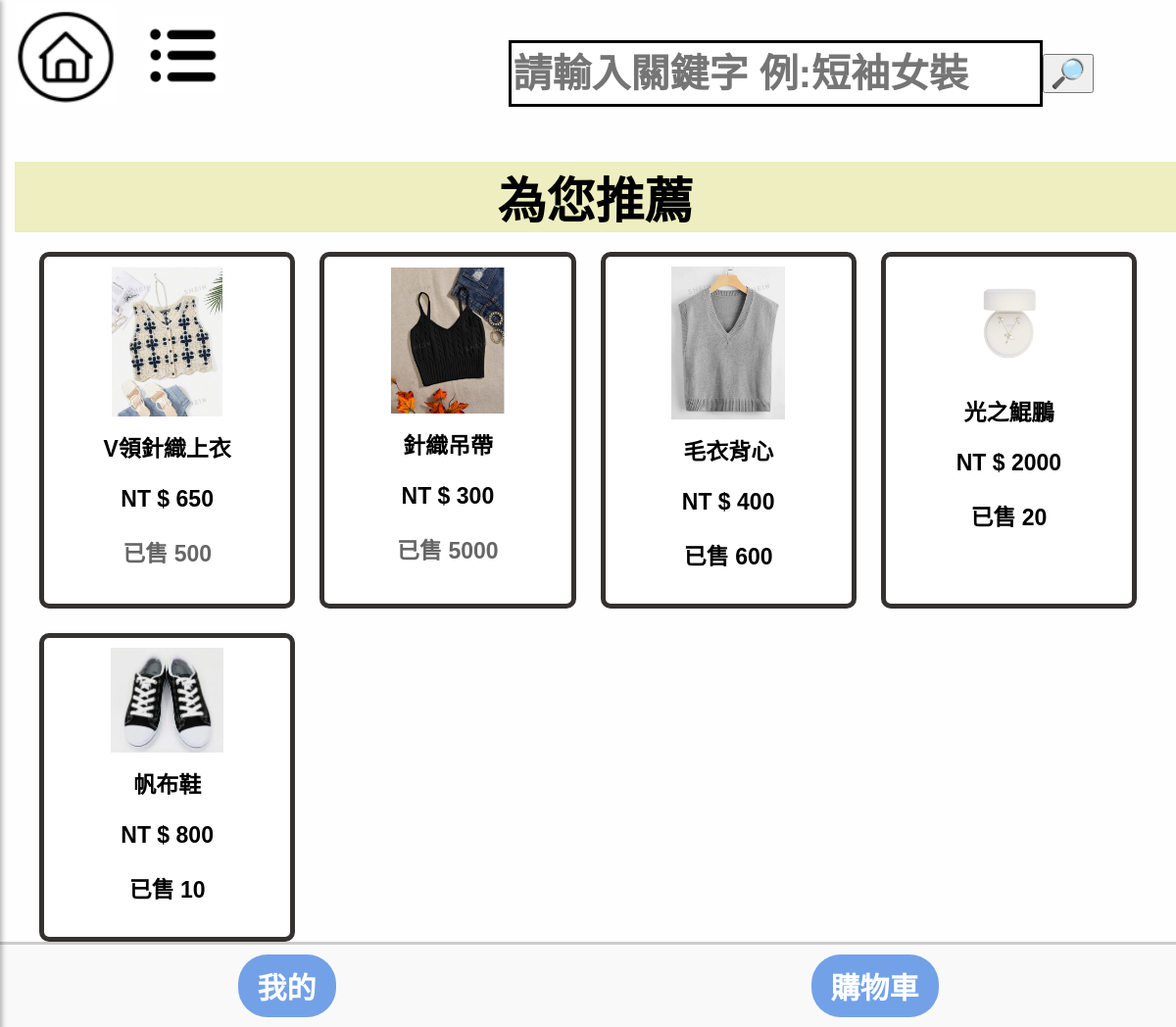
The app's page /, older data.
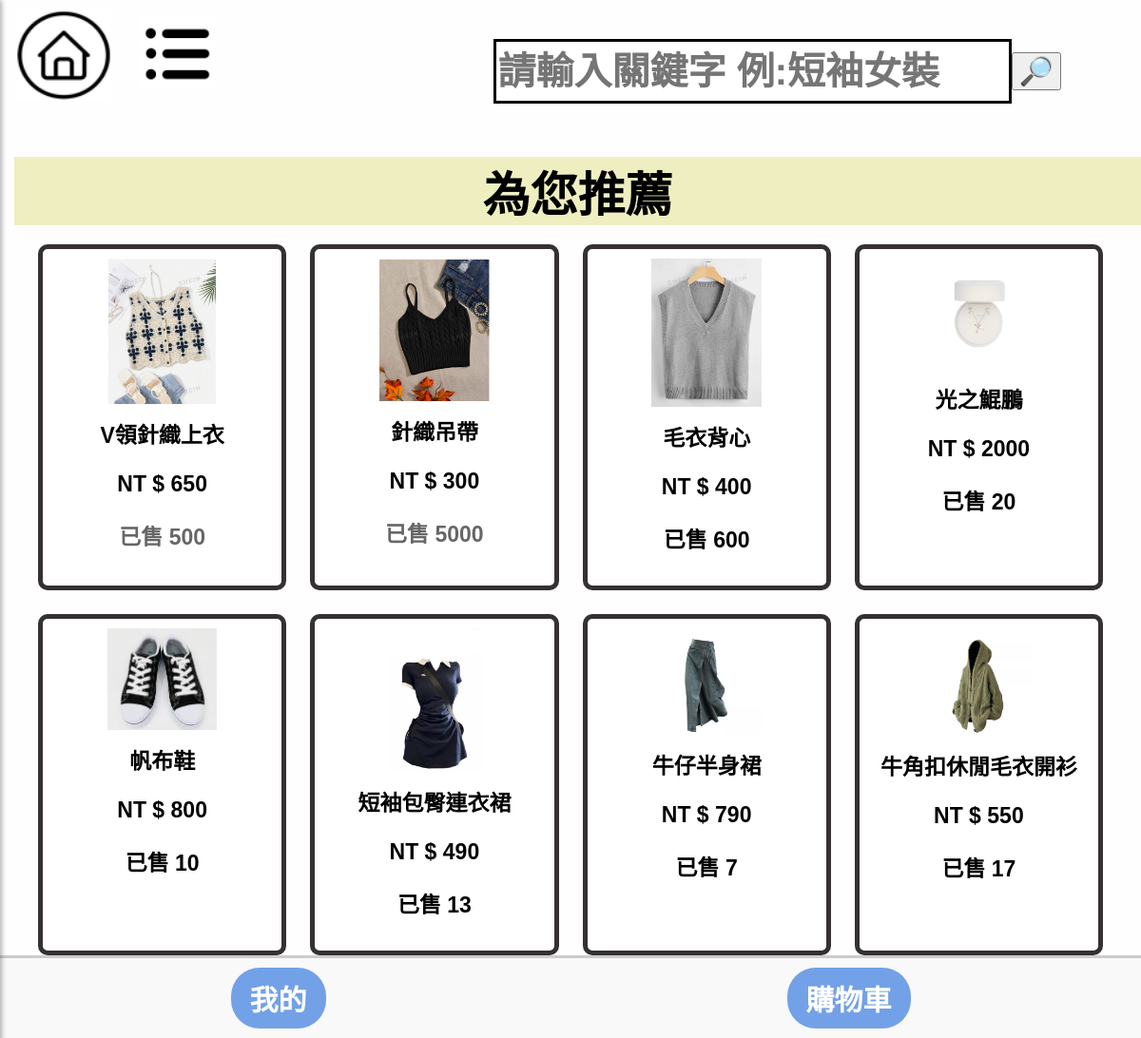
The same page, newer data.
### mysite/models.py (models this page shows, shortened)
class Product(models.Model):
    name = models.CharField(max_length=100)
    image = models.ImageField(upload_to='product_images/', default='default.jpg')  # 定義默認值
    price = models.CharField(max_length=20,default='0')
    color = models.CharField(max_length=20,default='商品顏色')
    description = models.TextField()
    quantity = models.IntegerField(default=0)
    category = models.CharField(max_length=10,default="man")

### mysite/views.py (the view)
# urls.py: 2. Add a URL to urlpatterns:  path('', views.home, name='home')
def home(request):
    items = Product.objects.all()
    return render(request, 'home.html', {'items': items})

### templates/home.html (shortened to what this page needs)
{% load static %}
<!DOCTYPE html>
<html lang="zh-Hant">
<head>
    <link rel="stylesheet" href="{% static 'css/main.css' %}">
</head>
<body>
    <div class="top">
        <div class="icon-box">
            <a href="{% url 'home' %}">
            <img id="house" src="{% static 'images/house.png' %}" alt="">
            </a>
            <img id="list-p" src="{% static 'images/list-p.png' %}" alt="">
        </div>
        <form method="POST" action="/search/">
            <div class="search-box">
                <input type="text" id="q" name="q" placeholder="請輸入關鍵字 例:短袖女裝">
                <button type="submit" style="font-family:微軟正黑體;font-weight:bolder;font-size:22pt;">&#x1F50E;</button>
            </div>
        </form>
    </div>
    {% block content %}
    <div class="product">
        <p id="foryou">為您推薦</p>
        <div class="fyp">
            {% for item in items %}
                {% if forloop.counter <= 8 %}
                    <div class="fyp-b">
                        {% if item.image %}
                            <img id="fyp-p" src="{{ item.image.url }}" alt="{{ item.name }}">
                        {% else %}
                            <p>No image available</p>
                        {% endif %}
                        <div class="fyp-1t">
                            <a href='/product/{{ item.id }}'>{{ item.name }}</a>
                            <p>NT $ {{ item.price }}</p>
                            <p id="sell{{ forloop.counter }}">已售 {{ item.quantity }}</p>
                        </div>
                    </div>
                {% endif %}
            {% endfor %}
        </div>
    </div>
    {% endblock %}
    <div class="list">
        <a href="{% url 'profile' %}"><button id="profile">我的</button></a>
        <a href="{% url 'shopcar' %}"><button id="car">購物車</button></a>
    </div>
</body>
</html>

### static/css/main.css (style rules this page uses)
body { font-family: '微軟正黑體', Arial, sans-serif; margin: 0; padding: 0; background-color: #fffefe; }
.top { display: flex; justify-content: space-between; align-items: center; margin-bottom: 20px; }
.icon-box { height: 80px; display: flex; align-items: center; }
#house { margin-left: 15%; height: 100px; width: 100px; margin-right: 10px; }
#list-p { margin-left: 20%; width: 80px; height: 80px; margin-top: -5px; }
.search-box { display: flex; align-items: center; position: relative; width: 60%; height: 80px; margin-top: 35px; }
#q { height: 60px; width: 800px; font-size: 40px; font-weight: bolder; border: 3px solid black; margin-left: 35%; }
#foryou { font-size: 50px; background-color: rgb(238, 238, 192); text-align: center; font-weight: bolder; margin-left: 15px; margin-bottom: 20px; }
.fyp { display: grid; grid-template-columns: repeat(4, 1fr); gap: 25px; margin: 0 40px; }
.fyp-b { background-color: #fff; border: 5px solid #353131; border-radius: 10px; padding: 10px; text-align: center; box-sizing: border-box; }
#fyp-p { width: 50%; height: auto; margin-bottom: 10px; }
.fyp-1t, .fyp-2t { font-weight: bolder; font-size: 23px; margin-bottom: 10px; }
.fyp-1t a { text-decoration: none; color: black; }
#sell1, #sell2 { color: #666; }
.list { width: 100%; border-top: 3px solid #ccc; display: flex; justify-content: space-around; padding: 10px 0; background-color: #f9f9f9; position: sticky; bottom: 0; left: 0; z-index: 1000; }
#car, #profile { padding: 10px 20px; font-size: 30px; font-weight: bolder; background-color: rgb(115, 161, 231); border: none; border-radius: 30px; color: white; cursor: pointer; }

Row changes from the older to the newer data that the page shows:
added Product: image (picture), name "短袖包臀連衣裙", price "490", quantity "13"
added Product: image (picture), name "牛仔半身裙", price "790", quantity "7"
added Product: image (picture), name "牛角扣休閒毛衣開衫", price "550", quantity "17"
